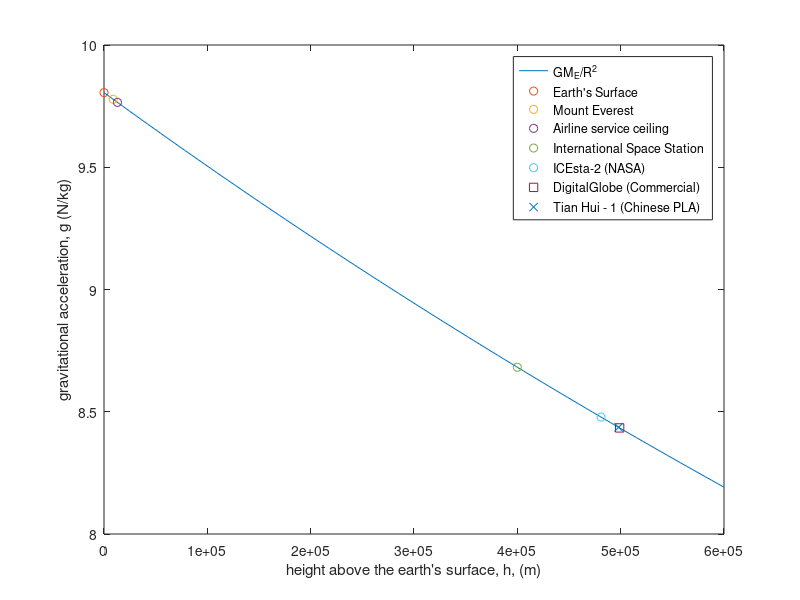

The MATLAB source for this figure:
% calculate and plot in Octave (Matlab) 
% Nathan Moore
% 2022-10-19
%
G = 6.67e-11; % N m^2 / kg^2
M_earth = 5.98e24; % kg
R=6378e3; %km
g=G*M_earth/R^2 ;

% create a list of radaii
r_vals=linspace(6378e3,6378e3+600e3);
% create a list of g-values from that list
g_vals=G*M_earth./r_vals.^2;
% note the funny ./ and .** operators.  They arise because
% you're doing this operation all at once on a matrix!

%sattelite information from https://www.wmo-sat.info/oscar/satellites
r_earth=R;
r_everest=8848+R;
r_airline=13000+R;
r_ISS=400e3+R;
r_ICESAT2=481e3+R;
r_worldview1=499e3+R;
r_tianhui=498e3+R;
% plot, w/ axes labels
plot(r_vals-R,g_vals,'DisplayName',"GM_E/R^2")
hold on % need this for multiple plot commands to be stacked
plot(r_earth-R,G*M_earth/r_earth^2,"o",'DisplayName',"Earth's Surface")
plot(r_everest-R,G*M_earth/r_everest^2,"o",'DisplayName',"Mount Everest")
plot(r_airline-R,G*M_earth/r_airline^2,"o",'DisplayName',"Airline service ceiling")
plot(r_ISS-R,G*M_earth/r_ISS^2,"o",'DisplayName',"International Space Station")
plot(r_ICESAT2-R,G*M_earth/r_ICESAT2^2,"o",'DisplayName',"ICEsta-2 (NASA)")
plot(r_worldview1-R,G*M_earth/r_worldview1^2,"s",'DisplayName',"DigitalGlobe (Commercial)")
plot(r_tianhui-R,G*M_earth/r_tianhui^2,"x",'DisplayName',"Tian Hui - 1 (Chinese PLA)")
hold off
%
legend()
ylabel("gravitational acceleration, g (N/kg)")
xlabel("height above the earth's surface, h, (m)")
